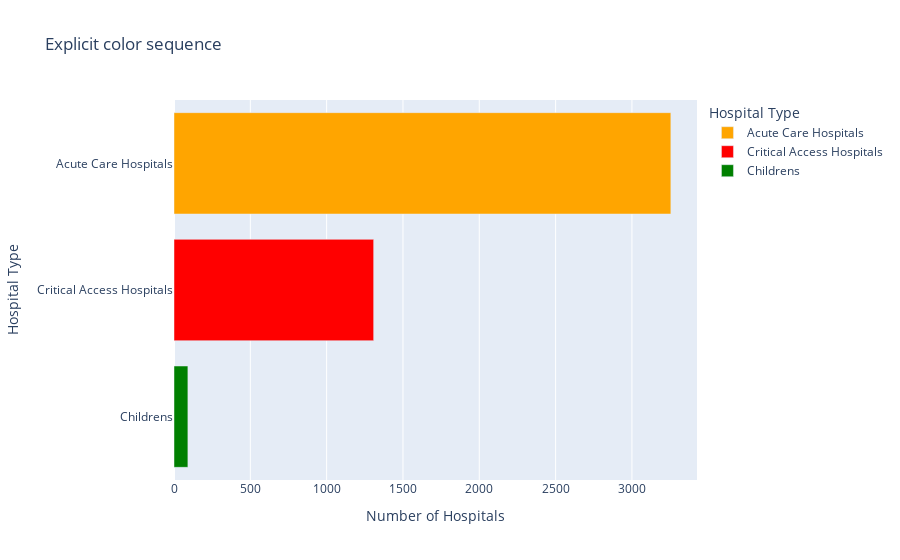

Notebook source saved alongside this figure:
### Code cell
fig = px.bar(hosp_type, x="Number of Hospitals",y="Hospital Type",color="Hospital Type",orientation="h", hover_name="Hospital Type",
             color_discrete_sequence=["orange", "red", "green"],title="Explicit color sequence")
fig.update_xaxes(tickangle=0)
fig.show()

### Figure 1 — Plotly figure (JSON) as saved in the notebook; plotly's stock layout.template omitted (floating-point values rounded to 4 significant figures)
{"data": [{"alignmentgroup": "True", "hovertemplate": "<b>%{hovertext}</b><br><br>Hospital Type=%{y}<br>Number of Hospitals=%{x}<extra></extra>", "hovertext": ["Acute Care Hospitals"], "legendgroup": "Acute Care Hospitals", "marker": {"color": "orange", "pattern": {"shape": ""}}, "name": "Acute Care Hospitals", "offsetgroup": "Acute Care Hospitals", "orientation": "h", "showlegend": true, "textposition": "auto", "type": "bar", "x": [3255], "xaxis": "x", "y": ["Acute Care Hospitals"], "yaxis": "y"}, {"alignmentgroup": "True", "hovertemplate": "<b>%{hovertext}</b><br><br>Hospital Type=%{y}<br>Number of Hospitals=%{x}<extra></extra>", "hovertext": ["Critical Access Hospitals"], "legendgroup": "Critical Access Hospitals", "marker": {"color": "red", "pattern": {"shape": ""}}, "name": "Critical Access Hospitals", "offsetgroup": "Critical Access Hospitals", "orientation": "h", "showlegend": true, "textposition": "auto", "type": "bar", "x": [1308], "xaxis": "x", "y": ["Critical Access Hospitals"], "yaxis": "y"}, {"alignmentgroup": "True", "hovertemplate": "<b>%{hovertext}</b><br><br>Hospital Type=%{y}<br>Number of Hospitals=%{x}<extra></extra>", "hovertext": ["Childrens"], "legendgroup": "Childrens", "marker": {"color": "green", "pattern": {"shape": ""}}, "name": "Childrens", "offsetgroup": "Childrens", "orientation": "h", "showlegend": true, "textposition": "auto", "type": "bar", "x": [91], "xaxis": "x", "y": ["Childrens"], "yaxis": "y"}], "layout": {"barmode": "relative", "legend": {"title": {"text": "Hospital Type"}, "tracegroupgap": 0}, "title": {"text": "Explicit color sequence"}, "xaxis": {"anchor": "y", "domain": [0, 1], "tickangle": 0, "title": {"text": "Number of Hospitals"}}, "yaxis": {"anchor": "x", "categoryarray": ["Childrens", "Critical Access Hospitals", "Acute Care Hospitals"], "categoryorder": "array", "domain": [0, 1], "title": {"text": "Hospital Type"}}}}
